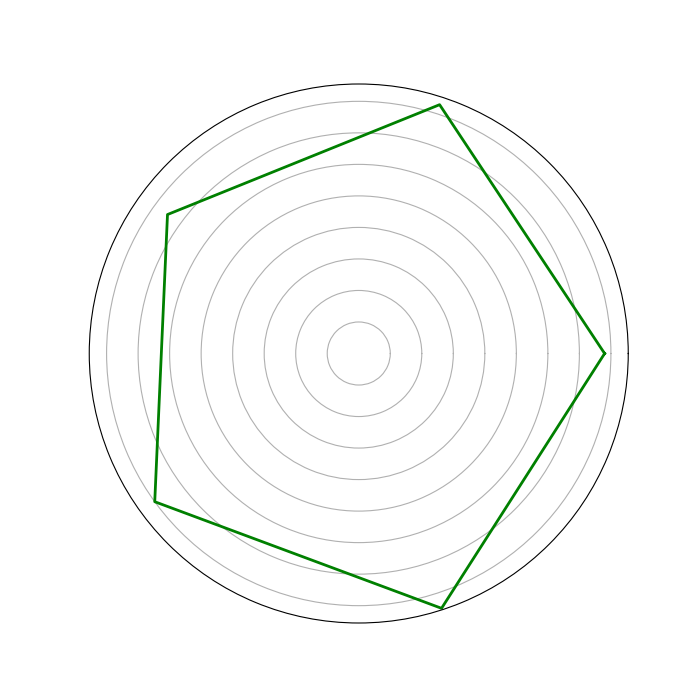

Generate this figure with Python:
import matplotlib.pyplot as plt
import numpy as np

categories = ['Action', 'Adventure', 'Strategy', 'Role-Playing', 'Simulation']
num_vars = len(categories)
ratings = [7.8, 8.3, 7.5, 8.0, 8.5]

angles = np.linspace(0, 2 * np.pi, num_vars, endpoint=False).tolist()
ratings += ratings[:1]
angles += angles[:1]

fig, ax = plt.subplots(figsize=(7, 7), subplot_kw=dict(polar=True))

ax.plot(angles, ratings, color='green', linewidth=2)

ax.set_yticklabels([])
ax.set_xticks([])
ax.set_xticklabels([])

plt.show()
